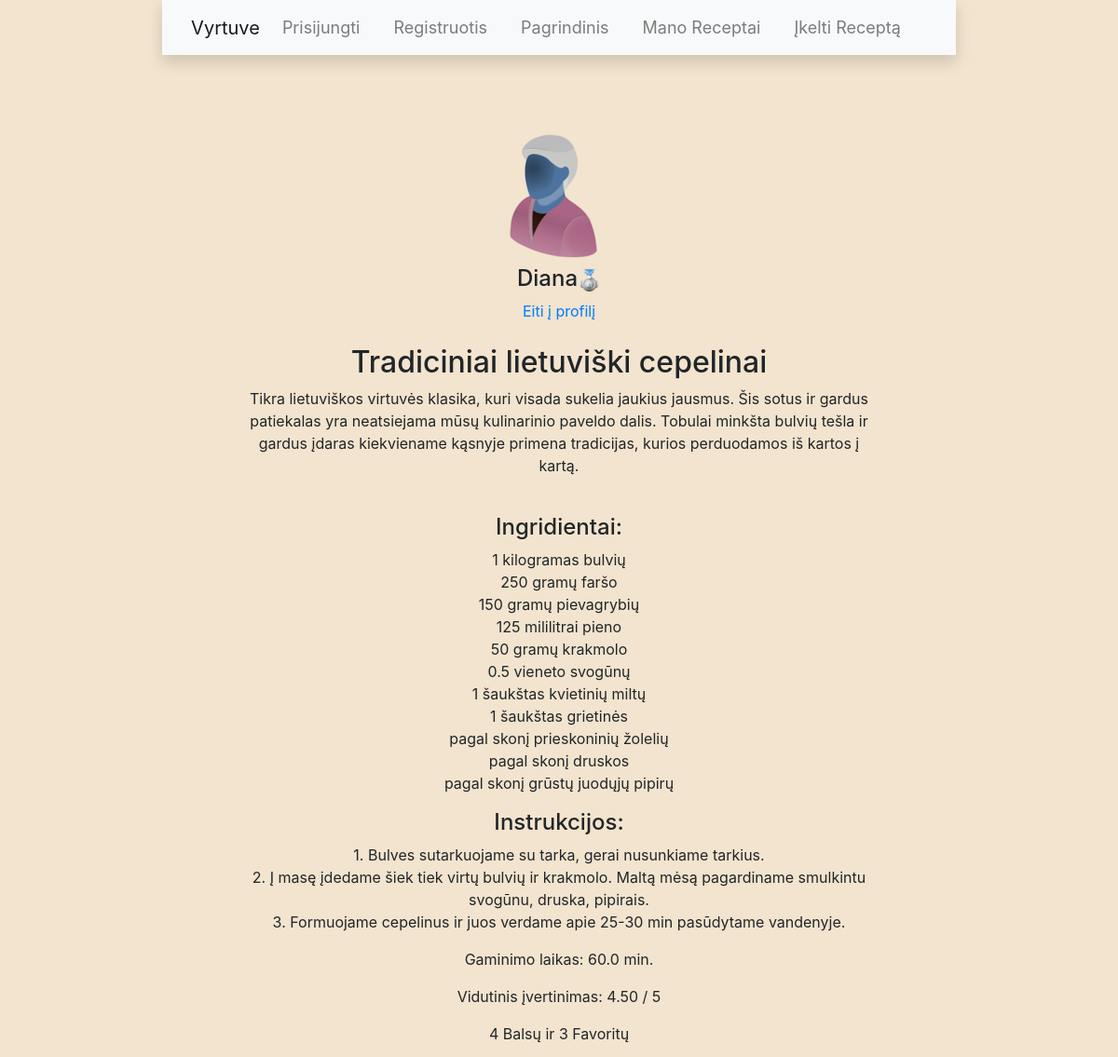
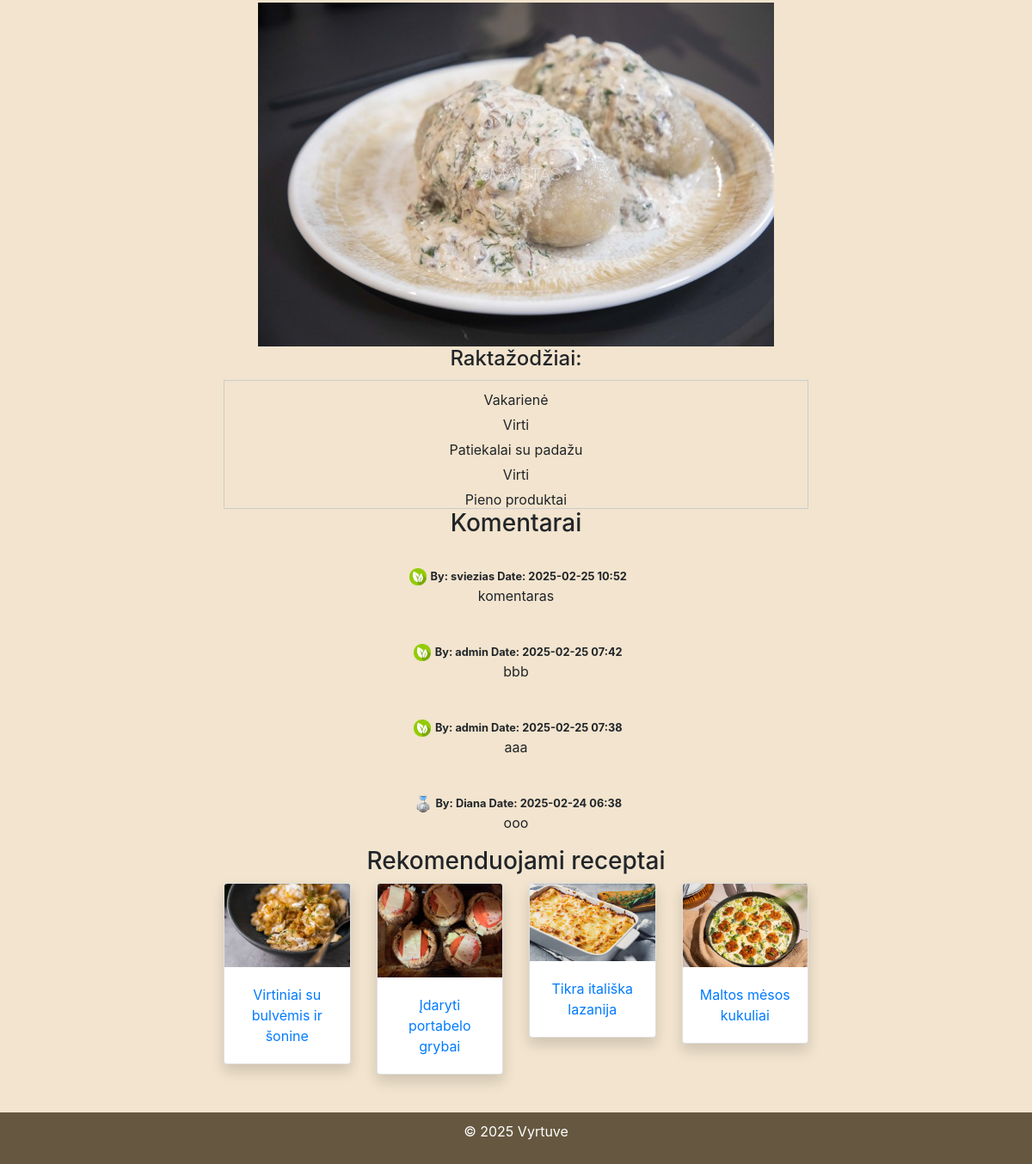
Page /recipe/37/ on the committed database (2 pictures, top to bottom).
### Vyrtuve/models.py (models this page shows, shortened)
class Profilis(models.Model):
    profilis = models.OneToOneField(User, on_delete=models.CASCADE)
    vardas = models.CharField(max_length=50)
    aprasas = models.TextField(max_length=2000)
    nuotrauka = models.ImageField(upload_to='profiliu_nuotraukos/', blank=True, default='default-user.png')
    prestizas = models.ForeignKey(Prestizas, on_delete=models.SET_NULL, null=True, blank=True)
    prestizo_taskai = models.IntegerField(default=0)

class Receptas(models.Model):
    titulas = models.CharField(max_length=50)
    aprasas = models.TextField(max_length=2000)
    ingridientai = models.TextField(max_length=2000)
    instrukcijos = models.TextField(max_length=2000)
    nuotrauka = models.ImageField(upload_to='receptai/', blank=True, null=True)
    gaminimo_laikas = models.FloatField()
    vidutinis_reitingas = models.FloatField(default=0)
    reitingu_kiekis = models.IntegerField(default=0)
    favoritu_kiekis = models.IntegerField(default=0)
    ar_vegetariskas = models.BooleanField(default=False)
    ar_veganiskas = models.BooleanField(default=False)
    data = models.DateTimeField(auto_now_add=True)
    sablonas = models.ForeignKey(Sablonas, on_delete=models.SET_NULL, null=True)
    profilis = models.ForeignKey(Profilis, related_name='receptai', on_delete=models.CASCADE, null=True)

class Prestizas(models.Model):
    PASIRINKIMAI = (
        ("Prestizo lygis įprastas", "Įprastas"),
        ("Prestizo lygis bronzinis", "Bronzinis"),
        ("Prestizo lygis sidabrinis", "Sidabrinis"),
        ("Prestizo lygis auksinis", "Auksinis"),
        ("Prestizo lygis Administratorius", "Administratorius"),
    )
    lygio_pavadinimas = models.CharField(choices=PASIRINKIMAI, max_length=40, blank=True, null=True)
    tasku_reikalavimas = models.IntegerField()
    ikona = models.ImageField(upload_to='prestizo_ikonai/', blank=True, null=True)

class ReceptoRaktazodis(models.Model):
    receptas = models.ForeignKey(Receptas, related_name='raktazodziai_recepto', on_delete=models.CASCADE)
    raktazodis = models.ForeignKey(Raktazodis, related_name='raktazodziai_recepto', on_delete=models.CASCADE)

class Raktazodis(models.Model):
    raktazodis = models.CharField(max_length=50)
    def __str__(self):
        return self.raktazodis

class Komentaras(models.Model):
    receptas = models.ForeignKey(Receptas, related_name='komentarai', on_delete=models.CASCADE, null=True)
    profilis = models.ForeignKey(Profilis, related_name='komentarai', on_delete=models.CASCADE, null=True)
    data = models.DateTimeField(auto_now_add=True)
    turinys = models.TextField(max_length=2000)

### Vyrtuve/views.py (the view, shortened to what this page needs)
# urls.py: path('recipe/<int:pk>/', ReceptasDetail.as_view(), name='recipe'),
class ReceptasDetail(FormMixin, DetailView):
    model = Receptas
    context_object_name = 'recipe'
    form_class = CommentForm
    def get_context_data(self, **kwargs):
        context = super().get_context_data(**kwargs)
        context['comment_form'] = CommentForm()
        context['rating_form'] = RatingForm()
        current_user = self.request.user
        if current_user.is_authenticated:
            user_profile = current_user.profilis
        else:
            user_profile = None
        context['current_user'] = current_user
        if self.object.profilis:
            context['recipe_user'] = self.object.profilis.profilis
        else:
            context['recipe_user'] = None
        context['comments'] = Komentaras.objects.filter(receptas=self.object).order_by('-data')
        recipe_tags = self.object.raktazodziai_recepto.all()
        if recipe_tags.exists():
            recommended_recipes = Receptas.objects.filter(
                raktazodziai_recepto__raktazodis__in=recipe_tags.values_list('raktazodis', flat=True)).exclude(
                id=self.object.id)[:4]
            context['recommended_recipes'] = recommended_recipes
        else:
            context['recommended_recipes'] = []
        if user_profile:
            user_rating = Reitingas.objects.filter(receptas=self.object, profilis=user_profile).first()
            if user_rating:
                context['user_rating'] = user_rating.reitingas
                context['is_favorite'] = user_rating.favoritas
            else:
                context['user_rating'] = None
                context['is_favorite'] = False
        else:
            context['user_rating'] = None
            context['is_favorite'] = False
        context['rating_form'] = RatingForm(initial={
            'reitingas': context['user_rating'],
            'favoritas': context['is_favorite']
        })
        return context
    def get_template_names(self):
        sablonas = self.object.sablonas
        if sablonas.pavadinimas == 'Paprastas':
            return ['recipe_detail_template_1.html']
        elif sablonas.pavadinimas == 'Horizontalus':
            return ['recipe_detail_template_2.html']
        elif sablonas.pavadinimas == 'Dvi nuotraukos':
            return ['recipe_detail_template_3.html']
        else:
            return ['recipe_detail.html']

### Vyrtuve/templates/recipe_detail_template_1.html (shortened to what this page needs)
{% extends 'base.html' %}
{% block content %}
<img class="rounded-circle" src="{{ recipe_user.profilis.nuotrauka.url }}"/>
<h4>{{ recipe.profilis.profilis }}<img src="{{ recipe_user.profilis.prestizas.ikona.url }}" style="width: 25px; height: 25px;"></h4>
{% if current_user.username == recipe_user.username %}
<a href="/profile/">Tavo profilis</a>
{% else %}
<a href="{% url 'view-other-profile' username=recipe_user.username %}">Eiti į profilį</a>
{% endif %}
<br><br>
<h2>{{ recipe.titulas }}</h2>
<p>{{ recipe.aprasas }}</p>
<br>
<h4>Ingridientai:</h4>
<p>{{ recipe.ingridientai|linebreaksbr }}</p>
<h4>Instrukcijos:</h4>
<p>{{ recipe.instrukcijos|linebreaksbr }}</p>
<p>Gaminimo laikas: {{ recipe.gaminimo_laikas }} min.</p>
<p>Vidutinis įvertinimas: {{ recipe.vidutinis_reitingas|floatformat:2 }} / 5</p><p>{{ recipe.reitingu_kiekis }} Balsų ir
    {{ recipe.favoritu_kiekis }} Favoritų</p>
{% if recipe.nuotrauka %}
<img class="recipe-image" src="{{ recipe.nuotrauka.url }}" alt="{{ recipe.titulas }}">
{% endif %}
<h4>Raktažodžiai:</h4>
<div class="tags-container">
    <ul>
        {% for tag in recipe.raktazodziai_recepto.all %}
        <li>{{ tag.raktazodis }}</li>
        {% empty %}
        <li>Raktažodžių nėra</li>
        {% endfor %}
    </ul>
</div>
<h3>Komentarai</h3>
{% for comment in comments %}
<div class="comment">
    <br>
    <div>
        <img src="{{ comment.profilis.prestizas.ikona.url }}" alt="Commenter's Prestige Icon"
             style="width: 20px; height: 20px; margin-left: 5px;"/>
        <small><b>By: {{ comment.profilis.profilis }} Date: {{ comment.data|date:"Y-m-d H:i" }}</b></small>
    </div>
    <p>{{ comment.turinys }}</p>
</div>
{% endfor %}
<h3>Rekomenduojami receptai</h3>
<div class="row">
    {% for recommended_recipe in recommended_recipes %}
    <div class="col-sm-6 col-md-4 col-lg-3 mb-4">
        <div class="card shadow">
            {% if recommended_recipe.nuotrauka %}
            <img class="card-img-top" src="{{ recommended_recipe.nuotrauka.url }}"
                 alt="{{ recommended_recipe.titulas }}">
            {% endif %}
            <div class="card-body">
                    <a href="{% url 'Receptas' recommended_recipe.id %}">{{ recommended_recipe.titulas }}</a>
            </div>
        </div>
    </div>
    {% empty %}
    <p>Nėra rekomenduojamų receptų.</p>
    {% endfor %}
</div>
{% endblock %}

### Vyrtuve/static/css/styles.css (style rules this page uses)
html, body { height: 100%; margin: 0; padding: 0; }
body { font-family: Arial, sans-serif; display: flex; place-items: center; flex-direction: column; background-color: #f2e4ce !important; }
.row { display: flex; flex-wrap: wrap; }
.tags-container { max-height: 150px; overflow-y: auto; border: 1px solid #ccc; padding: 10px; margin-top: 10px; }
.tags-container ul { list-style-type: none; padding: 0; }
.tags-container li { margin-bottom: 5px; }
.recipe-image { width: 600px; height: 400px; object-fit: cover; }

### rows in the picture
Receptas: profilis.profilis "Diana", titulas "Tradiciniai lietuviški cepelinai", aprasas "Tikra lietuviškos virtuvės klasika, kuri visada sukelia jaukius jausmus. Šis sotus ir gardus patiekalas yra neatsiejama mūsų kulinarinio paveldo dalis. Tobulai minkšta bulvių tešla ir gardus įdaras kiekviename kąsnyje primena tradicijas, kurios perduodamos iš kartos į kartą.", ingridientai "1 kilogramas bulvių 250 gramų faršo 150 gramų pievagrybių 125 mililitrai pieno 50 gramų krakmolo 0.5 vieneto svogūnų 1 šaukštas kvietinių miltų 1 šaukštas grietinės pagal skonį prieskoninių žolelių pagal skonį druskos pagal skonį grūstų juodųjų pipirų", instrukcijos "1. Bulves sutarkuojame su tarka, gerai nusunkiame tarkius. 2. Į masę įdedame šiek tiek virtų bulvių ir krakmolo. Maltą mėsą pagardiname smulkintu svogūnu, druska, pipirais. 3. Formuojame cepelinus ir juos verdame apie 25-30 min pasūdytame vandenyje.", gaminimo_laikas "60.0", vidutinis_reitingas "4.50", reitingu_kiekis "4", favoritu_kiekis "3", nuotrauka (picture)
ReceptoRaktazodis: raktazodis "Vakarienė"
ReceptoRaktazodis: raktazodis "Virti"
ReceptoRaktazodis: raktazodis "Patiekalai su padažu"
ReceptoRaktazodis: raktazodis "Virti"
ReceptoRaktazodis: raktazodis "Pieno produktai"
Komentaras: profilis.prestizas.ikona (picture), profilis.profilis "sviezias", data "2025-02-25 10:52", turinys "komentaras"
Komentaras: profilis.prestizas.ikona (picture), profilis.profilis "admin", data "2025-02-25 07:42", turinys "bbb"
Komentaras: profilis.prestizas.ikona (picture), profilis.profilis "admin", data "2025-02-25 07:38", turinys "aaa"
Komentaras: profilis.prestizas.ikona (picture), profilis.profilis "Diana", data "2025-02-24 06:38", turinys "ooo"
Receptas: nuotrauka (picture), titulas "Virtiniai su bulvėmis ir šonine"
Receptas: nuotrauka (picture), titulas "Įdaryti portabelo grybai"
Receptas: nuotrauka (picture), titulas "Tikra itališka lazanija"
Receptas: nuotrauka (picture), titulas "Maltos mėsos kukuliai"
